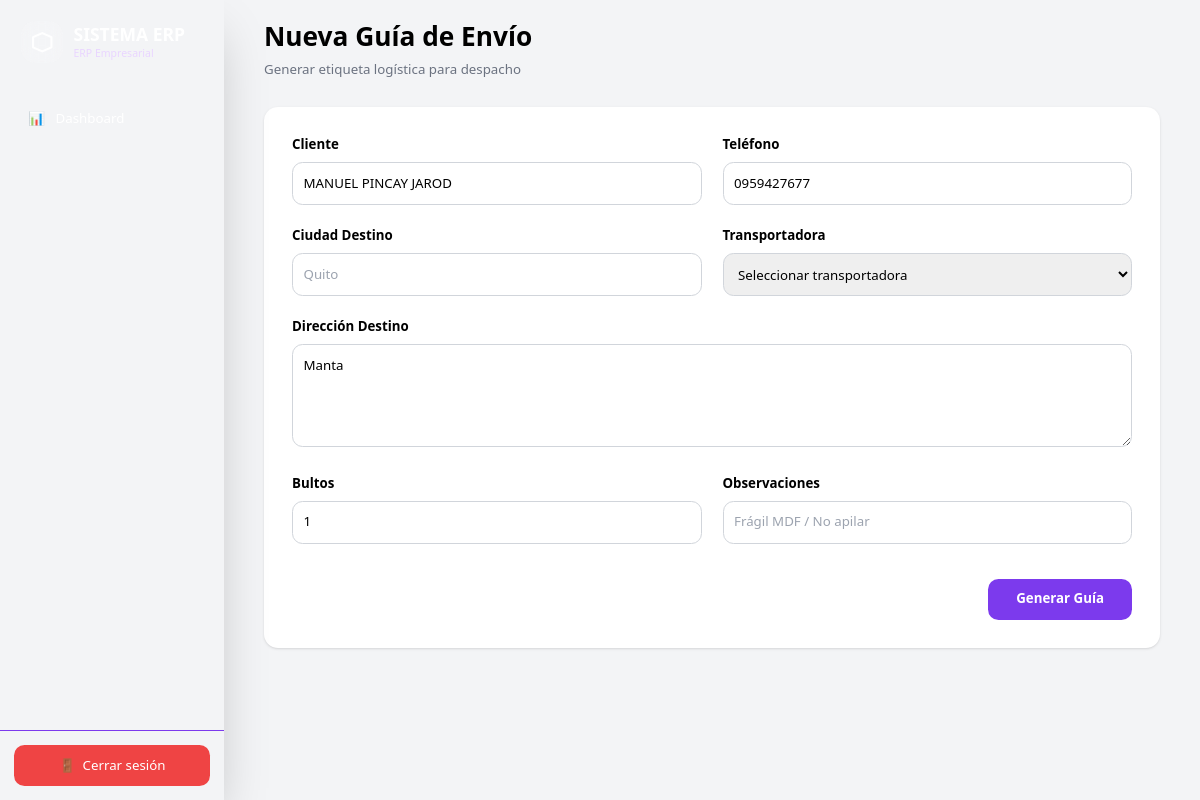
Screenshot of /shipments/new/1 (signed in) with the database file from the repository.
### app/models/client.py (models this page shows)
class Client(Base):
    __tablename__ = "clients"
    id = Column(Integer, primary_key=True, index=True)
    name = Column(String)
    company = Column(String)
    ruc_ci = Column(String, unique=True)
    phone = Column(String)
    email = Column(String)
    address = Column(Text)
    client_type = Column(String)
    observations = Column(Text)
    created_at = Column(DateTime, default=datetime.now)

### app/routes/shipments.py (the view)
@router.get(
    "/new/{quotation_id}",
    response_class=HTMLResponse
)
async def new_shipment(
    quotation_id: int,
    request: Request,
    db: Session = Depends(get_db)
):
    user = role_required(
        request,
        ["admin", "despacho"]
    )
    if isinstance(user, RedirectResponse):
        return user
    quotation = db.query(
        Quotation
    ).filter(
        Quotation.id == quotation_id
    ).first()
    if not quotation:
        return RedirectResponse(
            url="/quotations/",
            status_code=302
        )
    client = db.query(
        Client
    ).filter(
        Client.id == quotation.client_id
    ).first()
    return templates.TemplateResponse(
        request=request,
        name="shipment_new.html",
        context={
            "quotation": quotation,
            "client": client
        }
    )

### app/templates/shipment_new.html (shortened to what this page needs)
{% extends 'base.html' %}
{% block content %}
<div class="max-w-5xl mx-auto">
    <div class="flex justify-between items-center mb-8">
        <div>
            <h1 class="text-2xl md:text-3xl font-bold">
                Nueva Guía de Envío
            </h1>
            <p class="text-gray-500 mt-2">
                Generar etiqueta logística para despacho
            </p>
        </div>
    </div>
    <div class="bg-white rounded-2xl shadow p-8">
        <form
            method="POST"
            action="/shipments/create"
        >
            <div class="grid grid-cols-1 md:grid-cols-2 gap-6">
                <div>
                    <label class="block mb-2 font-semibold">
                        Cliente
                    </label>
                    <input
                        type="text"
                        name="customer_name"
                        value="{{ client.name or '' }}"
                        required
                        class="w-full border border-gray-300 rounded-xl p-3 focus:outline-none focus:ring-2 focus:ring-purple-500"
                    >
                </div>
                <div>
                    <label class="block mb-2 font-semibold">
                        Teléfono
                    </label>
                    <input
    type="tel"
    name="customer_phone"
    value="{{ client.phone or '' }}"
    placeholder="0999999999"
    pattern="[0-9]+"
    required
    class="w-full border border-gray-300 rounded-xl p-3 focus:outline-none focus:ring-2 focus:ring-purple-500"
>
                </div>
            </div>
            <div class="grid grid-cols-1 md:grid-cols-2 gap-6 mt-6">
                <div>
                    <label class="block mb-2 font-semibold">
                        Ciudad Destino
                    </label>
                    <input
                        type="text"
                        name="destination_city"
                        placeholder="Quito"
                        required
                        class="w-full border border-gray-300 rounded-xl p-3 focus:outline-none focus:ring-2 focus:ring-purple-500"
                    >
                </div>
                <div>
                    <label class="block mb-2 font-semibold">
                        Transportadora
                    </label>
                    <select
                        name="carrier"
                        required
                        class="w-full border border-gray-300 rounded-xl p-3 focus:outline-none focus:ring-2 focus:ring-purple-500"
                    >
                        <option value="">
                            Seleccionar transportadora
                        </option>
                    </select>
                </div>
            </div>
            <div class="mt-6">
                <label class="block mb-2 font-semibold">
                    Dirección Destino
                </label>
                <textarea
    name="destination_address"
    rows="4"
    placeholder="Dirección completa del cliente"
    required
    class="w-full border border-gray-300 rounded-xl p-3 focus:outline-none focus:ring-2 focus:ring-purple-500"
>{{ client.address or '' }}</textarea>
            </div>
            <div class="grid grid-cols-1 md:grid-cols-2 gap-6 mt-6">
                <div>
                    <label class="block mb-2 font-semibold">
                        Bultos
                    </label>
                    <input
                        type="number"
                        name="boxes"
                        min="1"
                        value="1"
                        required
                        class="w-full border border-gray-300 rounded-xl p-3 focus:outline-none focus:ring-2 focus:ring-purple-500"
                    >
                </div>
                <div>
                    <label class="block mb-2 font-semibold">
                        Observaciones
                    </label>
                    <input
                        type="text"
                        name="notes"
                        placeholder="Frágil MDF / No apilar"
                        class="w-full border border-gray-300 rounded-xl p-3 focus:outline-none focus:ring-2 focus:ring-purple-500"
                    >
                </div>
            </div>
            <div class="flex justify-end mt-10">
                <button
                    type="submit"
                    class="bg-purple-700 hover:bg-purple-800 text-white px-8 py-3 rounded-xl font-semibold transition"
                >
                    Generar Guía
                </button>
            </div>
        </form>
    </div>
</div>
{% endblock %}

### rows the page displays
Client: customer_name "MANUEL PINCAY JAROD", customer_phone "0959427677", destination_address "Manta"
